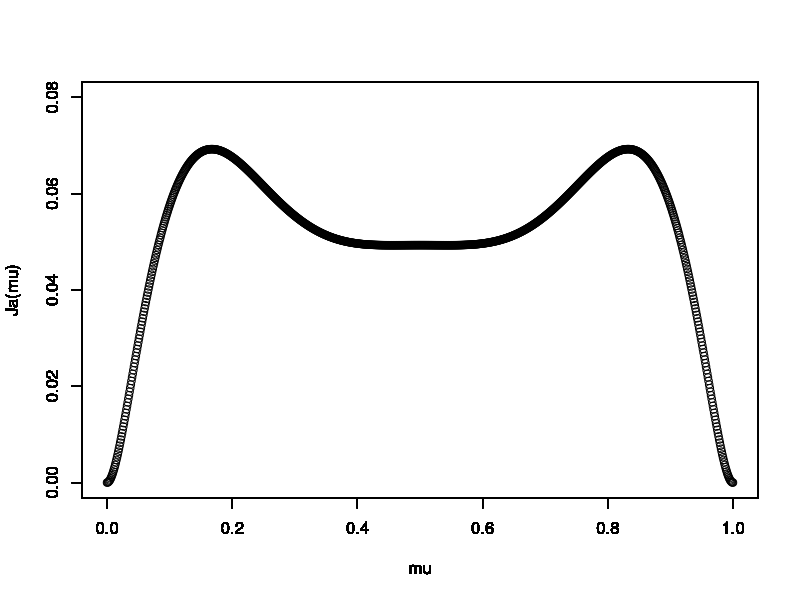

Write the R code that produced this figure. (Note: this script raises an error after producing the figure.)
#mu*3*phi(3*x) + (1 - mu)*3*phi(3*(x - 1))を平均0分散1にしたときのネゲントロピーの計算
phi=function(x) dnorm(x,mean=0,sd=1)
p = function(x){
    mu*3*phi(3*x) + (1 - mu)*3*phi(3*(x - 1))
    
}

mu=0
mean=1-mu
var=((10-9*mu)/9)-(1-mu)^2

pdf=function(x){
    p(sqrt(var)*x+mean)*(sqrt(var))
}

integrate(pdf,-Inf,Inf)

e1=function(x){
    x*pdf(x)
}
e2=function(x){
    x^2*pdf(x)
}
integrate(e1,-Inf,Inf)
integrate(e2,-Inf,Inf)


#gauss=function(x) dnorm(x,mean=1-mu,sd=sqrt((1+7*mu-4*mu^2)/4))



k1=36/(8*sqrt(3)-9)
k2a=1/(2-6/pi)

#g1:奇関数
g1=function(x){
    x*exp(-(x^2)/2)*pdf(x)
}
#g2a:偶関数
g2a=function(x){
    abs(x)*pdf(x)
}

integrate(g1,-Inf,Inf)$val

integrate(g2a,-Inf,Inf)$val


Ja=function(mu){
    k1*(integrate(g1,-Inf,Inf)$val)^2+k2a*(integrate(g2a,-Inf,Inf)$val-sqrt(2/pi))^2
}

mu=0

mean=1-mu
var=((10-9*mu)/9)-(1-mu)^2
Ja(mu)

mu=1
mean=1-mu
var=((10-9*mu)/9)-(1-mu)^2
Ja(mu)

for(mu in 0:1000){
    mu = mu*0.001
    mean=1-mu
    var=((10-9*mu)/9)-(1-mu)^2
    plot(mu,Ja(mu),xlab="mu",xlim=c(0,1),ylim=c(0,0.08),type="p",lwd=1)
    par(new=T)
    
}

###################################



#確かめ
#E(G1)=0?
mu=1
integrate(g1,-Inf,Inf)$val
h1=function(v){
    v*exp(-(v^2)/2)*gauss(v)
}

mu=0
integrate(g1,-Inf,Inf)$val-integrate(h1,-Inf,Inf)$val
integrate(h1,-Inf,Inf)$val

#mu=0,1で、
#2*integrate(g,0,Inf)$val-2*integrate(h,0,Inf)$val=0?

2*integrate(g2a,0,Inf)$val-sqrt(2/pi)

mu=1
g=function(x){
    x*p(x)
}

h=function(v){
    v*gauss(v)
}
2*integrate(g,0,Inf)$val-2*integrate(h,0,Inf)$val#mu=1で0

#mu=0
mu=0
gauss=function(x) dnorm(x,mean=1-mu,sd=sqrt(((10-9*mu)/9)-(1-mu)^2))

p = function(x){
    mu*3*phi(3*x) + (1 - mu)*3*phi(3*(x - 1))
    
}

g=function(x){
    x*p(x)
}

h=function(v){
    v*gauss(v)
}


2*integrate(g,0,Inf)$val-2*integrate(h,0,Inf)$val

##########################

for(mu in 0:100){
    mu = mu*0.01
    plot(mu,Ja(mu),xlab="mu",xlim=c(0,1),ylim=c(0,0.03),type="p",lwd=1)
    par(new=T)
    
}
